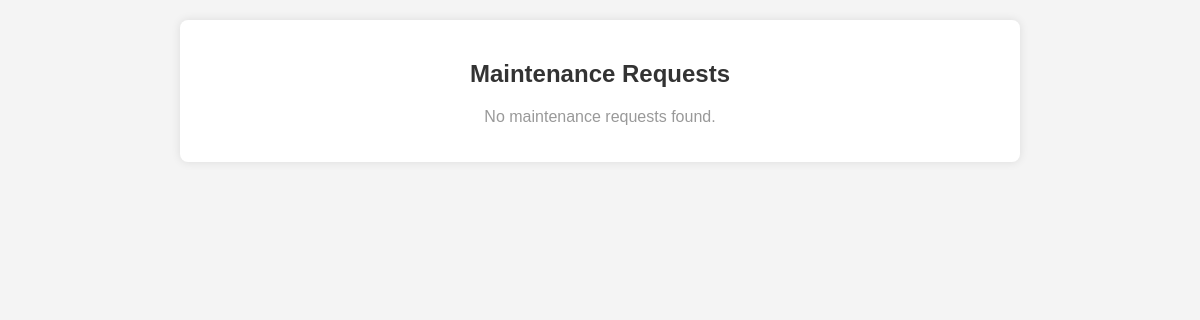
The page /maintainance_view.php on the database as committed earlier.
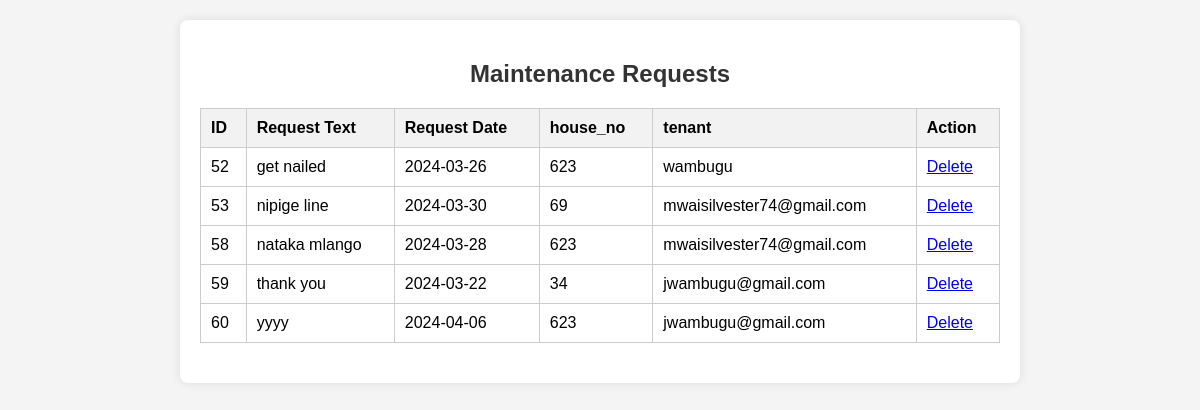
The same page on the database as committed later.
### tables this page shows
CREATE TABLE `maintenance_requests` (
  `id` int(11) NOT NULL,
  `request_text` text DEFAULT NULL,
  `request_date` date DEFAULT NULL,
  `house_no` varchar(50) DEFAULT NULL,
  `username` varchar(255) NOT NULL
);

### maintainance_view.php (the view, shortened to what this page needs)
<!DOCTYPE html>
<html lang="en">
<head>
</head>
<body>
    <div class="container">
        <h2>Maintenance Requests</h2>
        <?php
        $servername = "localhost";
        $username = "root";
        $password = "";
        $dbname = "house_rental_db";
        $conn = new mysqli($servername, $username, $password, $dbname);
        $sql = "SELECT id, request_text, request_date, house_no, username FROM maintenance_requests";
        $result = $conn->query($sql);
        if ($result->num_rows > 0) {
            echo "<table>";
            echo "<tr><th>ID</th><th>Request Text</th><th>Request Date</th><th>house_no</th><th>tenant</th><th>Action</th></tr>";
            while($row = $result->fetch_assoc()) {
                echo "<tr>";
                echo "<td>".$row["id"]."</td>";
                echo "<td>".$row["request_text"]."</td>";
                echo "<td>".$row["request_date"]."</td>";
                echo "<td>".$row["house_no"]."</td>";
                echo "<td>".$row["username"]."</td>";
                echo "<td><a href=\"{$_SERVER['PHP_SELF']}?delete_id={$row['id']}\">Delete</a></td>";
                echo "</tr>";
            }
            echo "</table>";
        } else {
            echo "<p class='no-requests'>No maintenance requests found.</p>";
        }
        ?>
    </div>
</body>
</html>

### maintainance_view.php (style rules this page uses)
body { font-family: Arial, sans-serif; background-color: #f4f4f4; background-image: url('rent.png'); background-size: cover; background-position: center; margin: 0; padding: 0; }
.container { max-width: 800px; margin: 20px auto; padding: 20px; background-color: #fff; border-radius: 8px; box-shadow: 0 0 10px rgba(0, 0, 0, 0.1); }
h2 { text-align: center; margin-bottom: 20px; color: #333; }
table { width: 100%; border-collapse: collapse; margin-bottom: 20px; }
th, td { border: 1px solid #ccc; padding: 10px; text-align: left; }
th { background-color: #f2f2f2; }
.no-requests { text-align: center; color: #999; }

Rows that differ between the two databases and show on the page:
added maintenance_requests: id "52", request_text "get nailed", request_date "2024-03-26", house_no "623", username "wambugu"
added maintenance_requests: id "53", request_text "nipige line", request_date "2024-03-30", house_no "69", username "mwaisilvester74@gmail.com"
added maintenance_requests: id "58", request_text "nataka mlango", request_date "2024-03-28", house_no "623", username "mwaisilvester74@gmail.com"
added maintenance_requests: id "59", request_text "thank you", request_date "2024-03-22", house_no "34", username "jwambugu@gmail.com"
added maintenance_requests: id "60", request_text "yyyy", request_date "2024-04-06", house_no "623", username "jwambugu@gmail.com"
Other text that changed with them:
text no longer shown: "No maintenance requests found."
text now shown: "ID Request Text Request Date house_no tenant Action"
